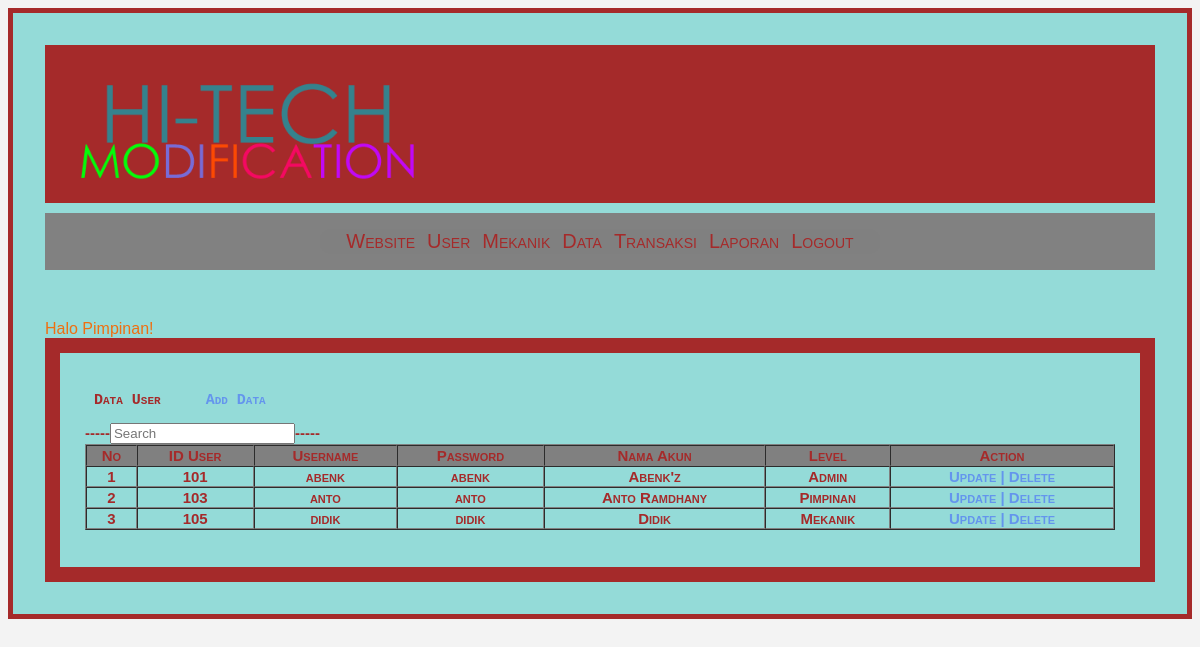
/user/data_user.php (signed in), run on the app's committed database.
### tables this page shows
CREATE TABLE IF NOT EXISTS `tb_user` (
  `id_user` varchar(5) NOT NULL,
  `username` varchar(10) NOT NULL,
  `password` varchar(15) NOT NULL,
  `nama_akun` varchar(25) NOT NULL,
  `level` enum('Admin','Mekanik','Pimpinan') NOT NULL,
  PRIMARY KEY  (`id_user`)
);

### user/data_user.php (the view, shortened to what this page needs)
<?php
include "menupimpinan.php";
?>
<link rel="stylesheet" href="../css/style.css">
<div id="border">
    <h2><pre> Data User    <a href='add_user.php'> Add Data </a> </pre><h2>
<?php
$query = "SELECT * FROM tb_user";
$no=1;
$result = mysql_query($query);
?>
    <form name="form1" method="get" action="cari.php">
        <pre<td> -----<td><input type="search" name="q" id="q" placeholder="Search"/>----- </td>
    </form>
<table width='100%' border='1' cellpadding='2' cellspacing='0'>
<tr bgcolor='grey'>
		<th>  No  </th>
        <th>  ID User  </th>
        <th>  Username  </th>
        <th>  Password  </th>
        <th>  Nama Akun  </th>
        <th>  Level  </th>
        <th>  Action  </th>
     </tr>
<?php
while ($data = mysql_fetch_array($result)){
?>
  <tr align='center'>
  			<td ><?php echo$no;?></td>
            <td><?php echo $data['id_user'];?></td>
            <td><?php echo $data['username'];?></td>
            <td><?php echo $data['password'];?></td>
            <td><?php echo $data['nama_akun'];?></td>
            <td><?php echo $data['level'];?></td>
            <td>  <a href='update.php?id_user=<?php echo $data['id_user'];?>' title="Klik Disini Untuk Ubah" > Update |</a>
            <a href='delete.php?id_user=<?php echo $data['id_user'];?>' title="Klik Disini Untuk Hapus" Onclick="return confirm('Apakah Anda Yakin Hapus Record dengan ID=<?php echo $data[id_user]?>')"> Delete </a> </td>
       </tr>
<?php
$no++;
}
?>
</table>
</div>

### css/menu.css (style rules this page uses)
body { font-family: 'Arial', sans-serif; background-color: #f3f3f3; }
a { text-decoration: none; color: #6495ed; }

### css/style.css (style rules this page uses)
#border { font-variant: small-caps; color: black; padding: 25px; background-color: #94dbd8; line-height: 15px; max-width: 0 auto; border: 15px solid brown; color: brown; font-size: 10px; }

### data on the page
tb_user: id_user "101", username "abenk", password "abenk", nama_akun "Abenk'z", level "Admin"
tb_user: id_user "103", username "anto", password "anto", nama_akun "Anto Ramdhany", level "Pimpinan"
tb_user: id_user "105", username "didik", password "didik", nama_akun "Didik", level "Mekanik"

### other printed values
$_SESSION['level'] "Pimpinan"
